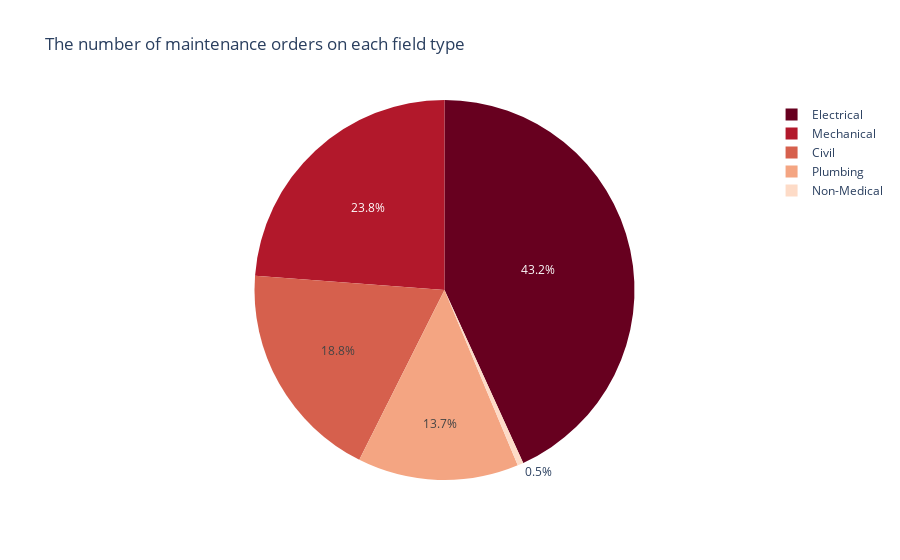

The cell this chart's notebook holds for it:
### Code cell
#This chart shows the number of maintenance orders on each field type   
types = df["field_type"].value_counts()
fig = px.pie(types, values= types.values, names=types.index,color_discrete_sequence=px.colors.sequential.RdBu, 
             title='The number of maintenance orders on each field type')

fig.show()

### Figure 1 — Plotly figure (JSON) as saved in the notebook; plotly's stock layout.template omitted (floating-point values rounded to 4 significant figures)
{"data": [{"domain": {"x": [0, 1], "y": [0, 1]}, "hovertemplate": "index=%{label}<br>value=%{value}<extra></extra>", "labels": ["Electrical", "Mechanical", "Civil", "Plumbing", "Non-Medical"], "legendgroup": "", "name": "", "showlegend": true, "type": "pie", "values": [432, 238, 188, 137, 5]}], "layout": {"legend": {"tracegroupgap": 0}, "piecolorway": ["rgb(103,0,31)", "rgb(178,24,43)", "rgb(214,96,77)", "rgb(244,165,130)", "rgb(253,219,199)", "rgb(247,247,247)", "rgb(209,229,240)", "rgb(146,197,222)", "rgb(67,147,195)", "rgb(33,102,172)", "rgb(5,48,97)"], "title": {"text": "The number of maintenance orders on each field type"}}}
